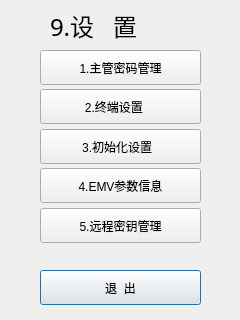
<?xml version="1.0" encoding="UTF-8"?>
<ui version="4.0">
 <class>mainkey9</class>
 <widget class="QDialog" name="mainkey9">
  <property name="geometry">
   <rect>
    <x>0</x>
    <y>0</y>
    <width>240</width>
    <height>320</height>
   </rect>
  </property>
  <property name="windowTitle">
   <string>Dialog</string>
  </property>
  <widget class="QLabel" name="label">
   <property name="geometry">
    <rect>
     <x>50</x>
     <y>10</y>
     <width>121</width>
     <height>31</height>
    </rect>
   </property>
   <property name="font">
    <font>
     <family>AR PL UKai CN</family>
     <pointsize>18</pointsize>
    </font>
   </property>
   <property name="text">
    <string>9.设   置</string>
   </property>
  </widget>
  <widget class="QPushButton" name="pushButton_Close">
   <property name="geometry">
    <rect>
     <x>40</x>
     <y>270</y>
     <width>161</width>
     <height>35</height>
    </rect>
   </property>
   <property name="text">
    <string>退  出</string>
   </property>
  </widget>
  <widget class="QPushButton" name="pushButton_2">
   <property name="geometry">
    <rect>
     <x>40</x>
     <y>89</y>
     <width>161</width>
     <height>35</height>
    </rect>
   </property>
   <property name="text">
    <string>2.终端设置    </string>
   </property>
  </widget>
  <widget class="QPushButton" name="pushButton_3">
   <property name="geometry">
    <rect>
     <x>40</x>
     <y>129</y>
     <width>161</width>
     <height>35</height>
    </rect>
   </property>
   <property name="text">
    <string>3.初始化设置  </string>
   </property>
  </widget>
  <widget class="QPushButton" name="pushButton_1">
   <property name="geometry">
    <rect>
     <x>40</x>
     <y>50</y>
     <width>161</width>
     <height>35</height>
    </rect>
   </property>
   <property name="text">
    <string>1.主管密码管理</string>
   </property>
  </widget>
  <widget class="QPushButton" name="pushButton_5">
   <property name="geometry">
    <rect>
     <x>40</x>
     <y>208</y>
     <width>161</width>
     <height>35</height>
    </rect>
   </property>
   <property name="text">
    <string>5.远程密钥管理</string>
   </property>
  </widget>
  <widget class="QPushButton" name="pushButton_4">
   <property name="geometry">
    <rect>
     <x>40</x>
     <y>168</y>
     <width>161</width>
     <height>35</height>
    </rect>
   </property>
   <property name="text">
    <string>4.EMV参数信息</string>
   </property>
  </widget>
 </widget>
 <resources/>
 <connections/>
</ui>
